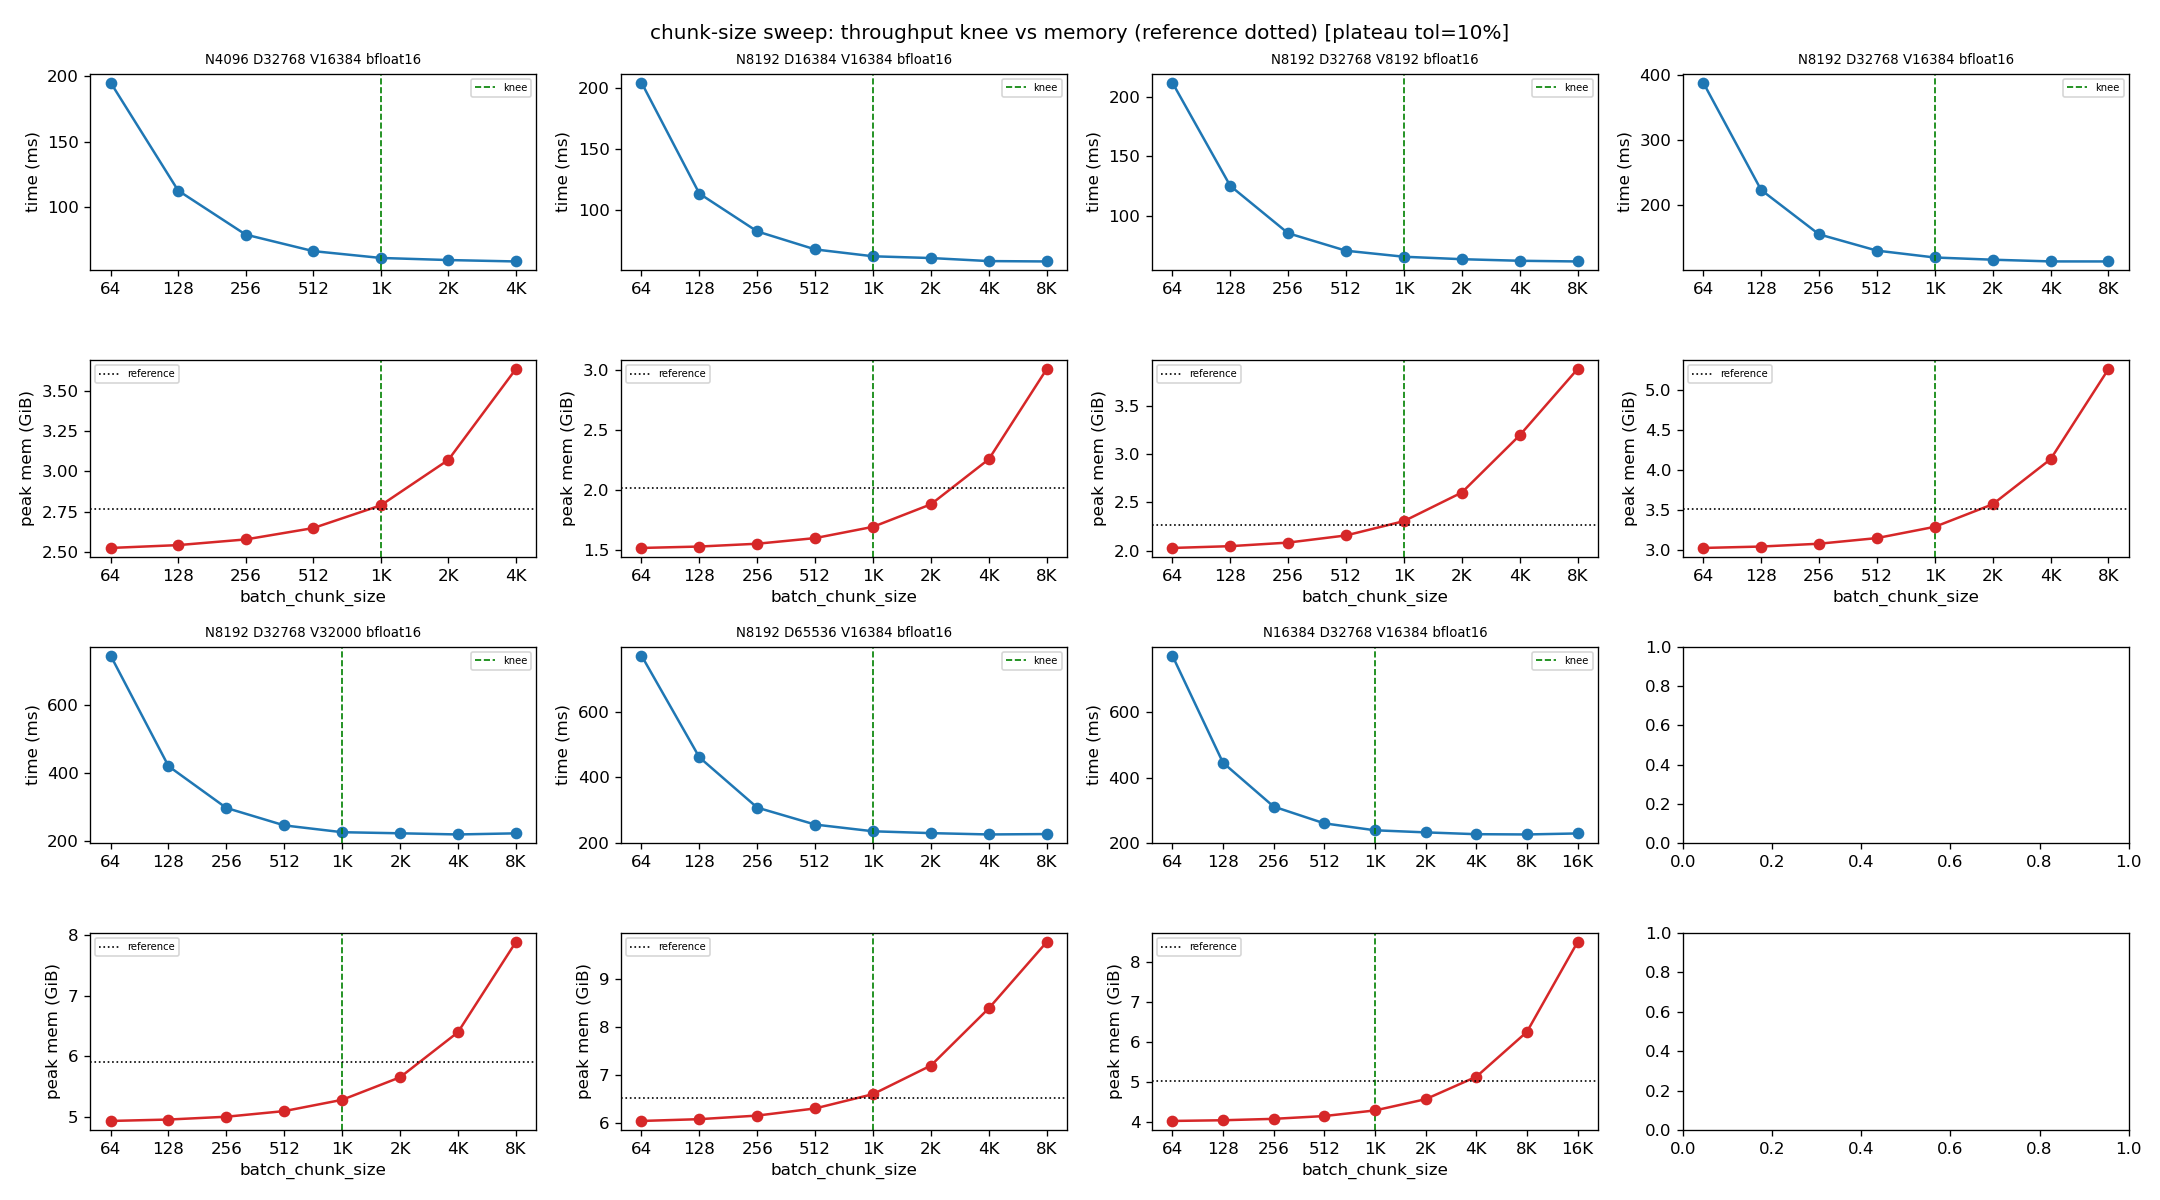

Write the Python code that produced this figure.
"""Independent chunk-size sweep: find the throughput-optimal batch_chunk_size
in the budget regime (in_features >= num_classes), decoupled from the budget
heuristic and the ghstack.

Motivation: aspect_ratio is a throughput heuristic (from liger) proven only in
its validated regime (num_classes >> in_features). Above the crossing we are
out of that range with no proven heuristic. This sweep determines the chunk
size by the SAME criterion aspect_ratio optimizes -- throughput -- measured
empirically, accepting the upfront benchmarking cost.

It sweeps EXPLICIT batch_chunk_size (chunking_method=None, the landed #187219
API), so it runs on any build with the chunked op and never references the
budget code. For each (num_tokens, in_features, num_classes) point above the
crossing it sweeps B over powers of two, measuring fwd+bwd median time and peak
memory in an isolated subprocess, plus a full-materialization reference row.

The analysis extracts B_knee = the smallest B on the throughput plateau (within
--tol of the best time): the throughput-optimal chunk size. It then CHECKS (does
not enforce) that B_knee's peak memory stays at or below the reference, so the
resulting heuristic restricts memory growth over reference without being
parameterized by it.

Usage:
    python chunk_size_sweep.py --out sweep_chunk.csv               # measure
    python chunk_size_sweep.py --out sweep_chunk.csv --analyze     # knee + plots
    python chunk_size_sweep.py --out sweep_chunk.csv --smoke       # tiny local set
"""
from __future__ import annotations

import argparse
import csv
import json
import math
import os
import subprocess
import sys
import time
from collections import defaultdict
from pathlib import Path
from typing import Optional

import torch

from lce_benchmark import (
    native_stage_env,
    _CUDAPeakMonitor,
    _chunked_forward_backward,
    _reference_forward_backward,
)
from lce_benchmark_sweep import _apply_log_xticks, _local_device_slug

_THIS_DIR = Path(__file__).resolve().parent

# Budget regime: in_features >= num_classes (above the crossing). The grid
# spans 1x..4x crossing so the knee can be tracked as D pulls away from V.
DEFAULT_GRID = {
    "num_tokens": [4096, 8192, 16384],
    "in_features": [16384, 32768, 65536],
    "num_classes": [8192, 16384, 32000],
}
DEFAULT_FIXED = {"num_tokens": 8192, "in_features": 32768, "num_classes": 16384}

# LLM region (num_classes >> in_features): real vocab heads, with N pushed up to
# the extreme-batch tail where the cap could begin to engage.
LLM_GRID = {
    "num_tokens": [8192, 16384, 32768, 65536, 131072],
    "in_features": [2048, 4096],
    "num_classes": [50257, 128256, 256000],
}
LLM_FIXED = {"num_tokens": 32768, "in_features": 4096, "num_classes": 128256}

SMOKE_GRID = {
    "num_tokens": [512, 1024],
    "in_features": [2048, 4096],
    "num_classes": [1024, 2048],
}
SMOKE_FIXED = {"num_tokens": 512, "in_features": 4096, "num_classes": 1024}

_DTYPE_MAP = {"float16": torch.float16, "bfloat16": torch.bfloat16, "float32": torch.float32}


def _chunk_sizes(num_tokens: int, grid: str = "pow2", tile: int = 256) -> list[int]:
    """Chunk sizes to sweep up to and including num_tokens (single chunk).

    grid="pow2" (default): powers of two from 64. grid="tile": multiples of
    `tile` -- includes non-power-of-two sizes (e.g. 1536, 1792) to check whether
    the throughput plateau has power-of-two-specific cliffs, i.e. whether
    tile-alignment (not pow2) is sufficient for the shipped floor_tile rounding.
    """
    if grid == "tile":
        sizes = list(range(tile, num_tokens, tile))
        if num_tokens not in sizes:
            sizes.append(num_tokens)
        return sizes
    sizes = []
    b = 64
    while b < num_tokens:
        sizes.append(b)
        b *= 2
    sizes.append(num_tokens)
    return sizes


# ---------------------------------------------------------------------------
# Worker: one (shape, B) point in an isolated subprocess
# ---------------------------------------------------------------------------

def _make_inputs(N: int, D: int, V: int, dtype, device):
    input = torch.randn(N, D, dtype=dtype, device=device, requires_grad=True)
    linear_weight = (
        torch.randn(V, D, dtype=dtype, device=device) * (1.0 / (D ** 0.5))
    ).detach().requires_grad_(True)
    target = torch.randint(0, V, (N,), device=device)
    return input, linear_weight, target


def _make_call(payload: dict, input, linear_weight, target):
    reduction = payload["reduction"]
    if payload["mode"] == "reference":
        return lambda: _reference_forward_backward(input, linear_weight, target, reduction)
    if payload["mode"] == "liger":
        from lce_benchmark import _liger_callable
        liger = _liger_callable()
        if liger is None:
            raise RuntimeError("liger not installed")

        def _liger_call():
            out = liger(input, linear_weight, target, None, reduction=reduction)
            loss = out[0] if isinstance(out, tuple) else out
            loss.backward()
            return loss
        return _liger_call
    from torch.nn import LinearCrossEntropyOptions

    # chunking_method=None disables the heuristic and uses our explicit B,
    # so this never exercises the budget/auto resolution code.
    options = LinearCrossEntropyOptions(
        acc_policy=payload["acc_policy"],
        chunking_method=None,
        batch_chunk_size=payload["batch_chunk_size"],
        acc_dtype=torch.float32,
    )
    return lambda: _chunked_forward_backward(input, linear_weight, target, reduction, options)


def _worker(payload: dict) -> None:
    torch.manual_seed(payload["seed"])
    dtype = _DTYPE_MAP[payload["dtype"]]
    device_type = payload["device_type"]
    device = torch.device("cuda") if device_type == "cuda" else torch.device("cpu")
    N, D, V = payload["num_tokens"], payload["in_features"], payload["num_classes"]

    input, linear_weight, target = _make_inputs(N, D, V, dtype, device)
    call = _make_call(payload, input, linear_weight, target)

    def _clear():
        for t in (input, linear_weight):
            t.grad = None

    for _ in range(payload["warmup"]):
        _clear()
        call()
        if device_type == "cuda":
            torch.cuda.synchronize()

    memory_peak_bytes = 0
    times_ms: list[float] = []
    err: Optional[str] = None
    try:
        if device_type == "cuda":
            _clear()
            with _CUDAPeakMonitor() as mem:
                call()
            memory_peak_bytes = mem.peak_bytes
            events = []
            for _ in range(payload["iters"]):
                _clear()
                s = torch.cuda.Event(enable_timing=True)
                e = torch.cuda.Event(enable_timing=True)
                s.record()
                call()
                e.record()
                events.append((s, e))
            torch.cuda.synchronize()
            times_ms = [s.elapsed_time(e) for s, e in events]
        else:
            for _ in range(payload["iters"]):
                _clear()
                t0 = time.perf_counter()
                call()
                times_ms.append(1000.0 * (time.perf_counter() - t0))
    except torch.OutOfMemoryError as e:
        err = f"OOM: {e}"
        if device_type == "cuda":
            torch.cuda.empty_cache()

    times_ms.sort()
    median = times_ms[len(times_ms) // 2] if times_ms else float("nan")
    out = {
        "num_tokens": N,
        "in_features": D,
        "num_classes": V,
        "dtype": payload["dtype"],
        "mode": payload["mode"],
        "native_stage": payload["native_stage"],
        "batch_chunk_size": payload["batch_chunk_size"],
        "acc_policy": payload["acc_policy"],
        "time_ms": median,
        "memory_peak_bytes": memory_peak_bytes if memory_peak_bytes else float("nan"),
    }
    if err:
        out["error"] = err
    print(json.dumps(out))


def _run_point(payload: dict) -> dict:
    proc = subprocess.run(
        [sys.executable, __file__, "--worker", json.dumps(payload)],
        capture_output=True,
        text=True,
        env=native_stage_env(os.environ, payload["native_stage"]),
    )
    ident = {k: payload[k] for k in (
        "num_tokens", "in_features", "num_classes", "dtype", "mode", "native_stage",
        "batch_chunk_size", "acc_policy",
    )}
    if proc.returncode != 0:
        return {**ident, "error": (proc.stderr or proc.stdout).strip()[-400:] or "failed"}
    try:
        return {**ident, **json.loads(proc.stdout.strip().splitlines()[-1])}
    except Exception as e:
        return {**ident, "error": f"parse failed: {e!r}"}


# ---------------------------------------------------------------------------
# Profile: per-aten-op CUDA self-time, bucketed (GEMM vs softmax/elementwise)
# ---------------------------------------------------------------------------

def _bucket(name: str) -> str:
    low = name.lower()
    if any(g in low for g in ("::mm", "::addmm", "::bmm")):
        return "GEMM"
    if "index" in low or "gather" in low or "scatter" in low:
        return "gather/scatter"
    return "elementwise/reduction"


def _profile_worker(payload: dict) -> None:
    from torch.profiler import ProfilerActivity, profile

    torch.manual_seed(payload["seed"])
    dtype = _DTYPE_MAP[payload["dtype"]]
    device = torch.device("cuda")
    N, D, V = payload["num_tokens"], payload["in_features"], payload["num_classes"]
    input, linear_weight, target = _make_inputs(N, D, V, dtype, device)
    call = _make_call(payload, input, linear_weight, target)

    def _clear():
        for t in (input, linear_weight):
            t.grad = None

    for _ in range(payload["warmup"]):
        _clear()
        call()
        torch.cuda.synchronize()

    _clear()
    with profile(activities=[ProfilerActivity.CPU, ProfilerActivity.CUDA]) as prof:
        for _ in range(payload["iters"]):
            _clear()
            call()
        torch.cuda.synchronize()

    def dev_us(e) -> float:
        # microseconds; newer torch renames self_cuda_time_total -> self_device_time_total
        return float(getattr(e, "self_device_time_total", 0) or getattr(e, "self_cuda_time_total", 0) or 0)

    buckets: dict[str, float] = defaultdict(float)
    rows = []
    total = 0.0
    for e in prof.key_averages():
        # Sum CUDA self-time over aten ops only: 'self' excludes children, so
        # summing over the aten layer is the total GPU time with no double count
        # (kernel-name rows would double-count the same time).
        if not e.key.startswith("aten::"):
            continue
        t = dev_us(e)
        if t <= 0:
            continue
        b = _bucket(e.key)
        buckets[b] += t
        total += t
        rows.append((t, e.key, b))

    print(f"shape N{N} D{D} V{V} {payload['dtype']} B={payload['batch_chunk_size']} "
          f"policy={payload['acc_policy']} mode={payload['mode']}  ({payload['iters']} iters)")
    if total <= 0:
        print("no CUDA self-time captured (is this a CUDA build?)")
        return
    print(f"total CUDA self-time over aten ops: {total / 1000:.2f} ms\n")
    print("bucket breakdown:")
    for b, t in sorted(buckets.items(), key=lambda kv: -kv[1]):
        print(f"  {b:>24}: {t / 1000:>9.3f} ms  {100 * t / total:>5.1f}%")
    print("\ntop aten ops by CUDA self-time:")
    for t, name, b in sorted(rows, reverse=True)[:12]:
        print(f"  {name:>26} [{b:>12}]: {t / 1000:>9.3f} ms  {100 * t / total:>5.1f}%")


def run_profile(args) -> int:
    if not torch.cuda.is_available():
        print("profile mode needs CUDA", file=sys.stderr)
        return 1
    N, D, V = args.profile_shape
    payload = {
        "num_tokens": N, "in_features": D, "num_classes": V,
        "dtype": args.dtypes[0], "device_type": "cuda", "reduction": args.reduction,
        "acc_policy": args.acc_policy, "warmup": args.warmup, "iters": args.iters,
        "seed": args.seed, "mode": "chunked", "batch_chunk_size": args.profile_b,
    }
    proc = subprocess.run(
        [sys.executable, __file__, "--profile-worker", json.dumps(payload)],
        text=True,
    )
    return proc.returncode


# ---------------------------------------------------------------------------
# Measure driver
# ---------------------------------------------------------------------------

_KEYS = [
    "device", "sm_count", "total_mem_bytes", "num_tokens", "in_features", "num_classes",
    "dtype", "mode", "native_stage", "batch_chunk_size", "acc_policy", "time_ms",
    "memory_peak_bytes", "error",
]

# Best-effort SM counts for the per-SM portability check; correct/extend as
# needed (matched by substring against the device slug, uppercased).
SM_COUNTS = {
    "A100": 108,
    "H100": 132,
    "H200": 132,
    "B200": 148,
    "B300": 148,
}


def _sm_count(device: str) -> Optional[int]:
    up = device.upper()
    for key, sm in SM_COUNTS.items():
        if key in up:
            return sm
    return None


def _points(grid: dict, fixed: dict) -> list[dict]:
    """One swept axis at a time at the fixed defaults of the other two."""
    seen = set()
    pts = []
    for axis, values in grid.items():
        for v in values:
            p = dict(fixed)
            p[axis] = v
            key = (p["num_tokens"], p["in_features"], p["num_classes"])
            if key in seen:
                continue
            seen.add(key)
            pts.append(p)
    return pts


def measure(args) -> int:
    device_type = "cuda" if torch.cuda.is_available() else "cpu"
    tag = args.device_tag or _local_device_slug()[1]
    # Actual SM count + total VRAM from the hardware -- authoritative. total_mem
    # lets the analysis flag OOM headroom (peak vs available) on memory-
    # constrained cards, where the k*SM chunk may not fit.
    sm = torch.cuda.get_device_properties(0).multi_processor_count if device_type == "cuda" else 0
    total_mem = torch.cuda.get_device_properties(0).total_memory if device_type == "cuda" else 0
    # Copies: the override below writes into them.
    if args.smoke:
        grid, fixed = dict(SMOKE_GRID), dict(SMOKE_FIXED)
    elif args.regime == "llm":
        grid, fixed = dict(LLM_GRID), dict(LLM_FIXED)
    else:
        grid, fixed = dict(DEFAULT_GRID), dict(DEFAULT_FIXED)
    # A CLI axis override updates the swept values AND the fixed default for
    # that axis, so passing a single value per axis names exactly one point
    # (same rule as lce_benchmark_sweep.py).
    for key, override in (
        ("num_tokens", args.num_tokens),
        ("in_features", args.in_features),
        ("num_classes", args.num_classes),
    ):
        if override:
            grid[key] = override
            if fixed[key] not in override:
                fixed[key] = sorted(override)[len(override) // 2]

    out = Path(args.out)
    existing = set()
    if out.exists() and not args.force:
        with open(out) as f:
            for r in csv.DictReader(f):
                existing.add((
                    r.get("device", ""),
                    int(r["num_tokens"]), int(r["in_features"]), int(r["num_classes"]),
                    r["dtype"], r["mode"], r.get("native_stage") or "off",
                    r["batch_chunk_size"],
                ))

    write_header = not out.exists() or args.force
    mode = "w" if args.force else "a"
    with open(out, mode, newline="") as f:
        w = csv.DictWriter(f, fieldnames=_KEYS, extrasaction="ignore")
        if write_header:
            w.writeheader()
        for dtype in args.dtypes:
            for p in _points(grid, fixed):
                N = p["num_tokens"]
                jobs = [{"mode": "reference", "batch_chunk_size": 0,
                         "native_stage": "off"}]
                if args.liger:
                    jobs.append({"mode": "liger", "batch_chunk_size": 0,
                                 "native_stage": "off"})
                jobs += [{"mode": "chunked", "batch_chunk_size": b,
                          "native_stage": stage}
                         for stage in args.native_stages
                         for b in _chunk_sizes(N, args.chunk_grid, args.tile)]
                for job in jobs:
                    payload = {
                        **p, "dtype": dtype, "device_type": device_type,
                        "reduction": args.reduction, "acc_policy": args.acc_policy,
                        "warmup": args.warmup, "iters": args.iters, "seed": args.seed,
                        **job,
                    }
                    key = (tag, N, p["in_features"], p["num_classes"], dtype,
                           job["mode"], job["native_stage"],
                           str(job["batch_chunk_size"]))
                    if key in existing:
                        continue
                    row = _run_point(payload)
                    row["device"] = tag
                    row["sm_count"] = sm
                    row["total_mem_bytes"] = total_mem
                    w.writerow(row)
                    f.flush()
                    blabel = ("ref" if job["mode"] == "reference"
                              else f"B={job['batch_chunk_size']}"
                                   f" [{job['native_stage']}]")
                    t = row.get("time_ms", float("nan"))
                    print(f"  N{N} D{p['in_features']} V{p['num_classes']} {dtype} {blabel}: "
                          f"{t:.2f} ms" + (f"  [{row['error'][:60]}]" if row.get("error") else ""))
    return 0


# ---------------------------------------------------------------------------
# Analyze: throughput knee + memory-vs-reference check + plots
# ---------------------------------------------------------------------------

def _load(out: Path) -> list[dict]:
    rows = []
    with open(out) as f:
        for r in csv.DictReader(f):
            r["device"] = r.get("device") or "unknown"
            r["native_stage"] = r.get("native_stage") or "off"
            try:
                r["sm_count"] = int(r.get("sm_count") or 0)
            except ValueError:
                r["sm_count"] = 0
            try:
                r["total_mem_bytes"] = int(r.get("total_mem_bytes") or 0)
            except ValueError:
                r["total_mem_bytes"] = 0
            for k in ("num_tokens", "in_features", "num_classes"):
                r[k] = int(r[k])
            r["batch_chunk_size"] = int(r["batch_chunk_size"])
            for k in ("time_ms", "memory_peak_bytes"):
                try:
                    r[k] = float(r[k])
                except (TypeError, ValueError):
                    r[k] = float("nan")
            rows.append(r)
    return rows


def _knee(chunked: list[dict], tol: float) -> Optional[dict]:
    """Smallest-B row whose time is within (1+tol) of the best time."""
    valid = [r for r in chunked if r["time_ms"] == r["time_ms"]]
    if not valid:
        return None
    best = min(r["time_ms"] for r in valid)
    onplateau = [r for r in valid if r["time_ms"] <= best * (1 + tol)]
    return min(onplateau, key=lambda r: r["batch_chunk_size"])


def _fit_heuristics(summary: list[dict]) -> None:
    """Fit B_knee to candidate closed forms per dtype and rank by misfit.

    Each model is B_knee = c * f(N,D,V); c is the geometric mean of the ratio
    B_knee/f (least squares in log space, the natural metric for a B sampled on
    a power-of-two grid). The headline metric is log2 RMSE -- the RMS number of
    octaves the model misses by -- since a real heuristic would snap to a
    power of two anyway.
    """
    models = [
        ("const", lambda s: 1.0),
        ("N", lambda s: s["N"]),
        ("V", lambda s: s["V"]),
        ("D", lambda s: s["D"]),
        ("N*V/D", lambda s: s["N"] * s["V"] / s["D"]),
    ]
    by_group: dict[tuple, list[dict]] = defaultdict(list)
    for s in summary:
        by_group[(s["dtype"], s["device"])].append(s)
    # Prefer the hardware-stamped SM count; fall back to the table for older
    # CSVs that predate the sm_count column.
    sm_by_device = {s["device"]: s["sm_count"] for s in summary if s.get("sm_count")}
    const_by_device: dict[str, float] = {}
    for (dt, dev), pts in sorted(by_group.items()):
        if len(pts) < 2:
            continue
        print(f"\nHeuristic fit (dtype={dt}, device={dev}, {len(pts)} shapes), "
              "B_knee = c * f(N,D,V):")
        print(f"  {'model':>10} {'c':>12} {'log2 RMSE':>10} {'rel RMSE':>9}  (lower is better)")
        results = []
        for name, f in models:
            logc = sum(math.log(s["B_knee"] / f(s)) for s in pts) / len(pts)
            c = math.exp(logc)
            log2err = [math.log2(c * f(s) / s["B_knee"]) for s in pts]
            l2 = (sum(e * e for e in log2err) / len(log2err)) ** 0.5
            rel = [(c * f(s) - s["B_knee"]) / s["B_knee"] for s in pts]
            relrmse = (sum(e * e for e in rel) / len(rel)) ** 0.5
            results.append((l2, name, c, relrmse))
        results.sort()
        for l2, name, c, relrmse in results:
            print(f"  {name:>10} {c:>12.4g} {l2:>10.3f} {relrmse:>9.3f}")
            # Always record the constant model so the per-SM portability check
            # below can run, even when 'const' is not this device's top fit.
            if name == "const":
                const_by_device[dev] = c
        l2, name, c, _ = results[0]
        print(f"  -> best: B_knee ~= {c:.4g} * {name}  "
              f"(log2 RMSE {l2:.3f} = within ~{2 ** l2:.2f}x)")
        print("  log2 RMSE below ~0.5 => the model lands within one power-of-two "
              "sweep step of the measured knee.")

    # Cross-device portability: is the constant invariant, or invariant per SM?
    if len(const_by_device) >= 2:
        print("\nCross-device constant (is the saturation B portable?):")
        print(f"  {'device':>28} {'const B':>9} {'SM':>5} {'B/SM':>8}")
        for dev, c in sorted(const_by_device.items()):
            sm = sm_by_device.get(dev) or _sm_count(dev)
            bsm = f"{c / sm:>8.2f}" if sm else f"{'?':>8}"
            print(f"  {dev:>28} {c:>9.4g} {(sm if sm else '?'):>5} {bsm}")
        print("  If 'const B' differs across devices but 'B/SM' is ~flat, the "
              "portable heuristic is B = (B/SM) * SM_count.")


def _knee_line(args, N, D, V, dt, dev, stage, chunked, rec, summary) -> None:
    """One knee row for a (shape, stage): B_knee, its time, and whether its
    peak stays at or below the full-materialization reference."""
    gib = 1024 ** 3
    knee = _knee(chunked, args.tol)
    if knee is None:
        return
    valid = [r["time_ms"] for r in chunked if r["time_ms"] == r["time_ms"]]
    t_best = min(valid)
    ref = rec.get("ref", {})
    mem_knee = knee["memory_peak_bytes"] / gib
    mem_ref = ref.get("memory_peak_bytes", float("nan")) / gib
    ok = "yes" if mem_knee <= mem_ref else "NO"
    total_gb = knee.get("total_mem_bytes", 0) / gib
    vram = f"{100 * mem_knee / total_gb:>5.0f}%" if total_gb else f"{'?':>6}"
    print(f"{N:>6} {D:>7} {V:>7} {dt:>4} {stage[:18]:>18} | {knee['batch_chunk_size']:>7} "
          f"{knee['batch_chunk_size']/N:>6.3f} {knee['time_ms']:>8.2f} {t_best:>8.2f} | "
          f"{mem_knee:>9.3f} {mem_ref:>9.3f} {ok:>7} {vram:>6}")
    summary.append({
        "N": N, "D": D, "V": V, "dtype": dt, "device": dev, "native_stage": stage,
        "sm_count": knee.get("sm_count", 0),
        "B_knee": knee["batch_chunk_size"], "mem_knee": mem_knee, "mem_ref": mem_ref,
    })


def analyze(args) -> int:
    paths = [Path(p) for p in (args.inputs or [args.out])]
    rows: list[dict] = []
    for p in paths:
        rows += _load(p)
    by_shape: dict[tuple, dict] = defaultdict(dict)
    for r in rows:
        shape = (r["num_tokens"], r["in_features"], r["num_classes"], r["dtype"], r["device"])
        if r["mode"] == "reference":
            by_shape[shape]["ref"] = r
        else:
            by_shape[shape].setdefault("chunked", {}).setdefault(
                r["native_stage"], []
            ).append(r)

    gib = 1024 ** 3
    print(f"\nThroughput knee (within {args.tol:.0%} of best time), per shape:")
    print(f"{'N':>6} {'D':>7} {'V':>7} {'dt':>4} {'stage':>18} | {'B_knee':>7} {'B/N':>6} "
          f"{'t_knee':>8} {'t_best':>8} | {'mem_knee':>9} {'mem_ref':>9} {'<=ref?':>7} {'%vram':>6}")
    summary = []
    for shape in sorted(by_shape):
        N, D, V, dt, dev = shape
        rec = by_shape[shape]
        for stage, chunked in sorted(rec.get("chunked", {}).items()):
            _knee_line(args, N, D, V, dt, dev, stage, chunked, rec, summary)

    if summary:

        knees = [s["B_knee"] for s in summary]
        print(f"\nB_knee: min={min(knees)} max={max(knees)} "
              f"median={sorted(knees)[len(knees)//2]}")
        print("If B_knee is ~flat across shapes, a near-constant chunk size is the "
              "throughput heuristic; a clear slope means it scales with that axis.")
        _fit_heuristics(summary)

    if not args.no_plot:
        _plot(by_shape, paths[0], args.tol)
    return 0


def _plot(by_shape: dict, out: Path, tol: float) -> None:
    try:
        import matplotlib
        matplotlib.use("Agg")
        import matplotlib.pyplot as plt
    except Exception as e:
        print(f"matplotlib unavailable: {e}", file=sys.stderr)
        return

    gib = 1024 ** 3
    shapes = sorted(by_shape)
    ncols = min(len(shapes), 4)
    nrows = math.ceil(len(shapes) / ncols)
    fig, axes = plt.subplots(2 * nrows, ncols, figsize=(4.5 * ncols, 5 * nrows), squeeze=False)
    for i, shape in enumerate(shapes):
        N, D, V, dt, dev = shape
        rec = by_shape[shape]
        by_stage = rec.get("chunked", {})
        if not by_stage:
            continue
        ref = rec.get("ref", {})
        mem_ref = ref.get("memory_peak_bytes", float("nan")) / gib

        rax = (i // ncols) * 2
        cax = i % ncols
        ax_t = axes[rax][cax]
        ax_m = axes[rax + 1][cax]
        bs = []
        for stage, rows_s in sorted(by_stage.items()):
            rows_s = sorted(rows_s, key=lambda r: r["batch_chunk_size"])
            b = [r["batch_chunk_size"] for r in rows_s]
            bs = b if len(b) > len(bs) else bs
            line, = ax_t.plot(b, [r["time_ms"] for r in rows_s], marker="o", label=stage)
            ax_m.plot(b, [r["memory_peak_bytes"] / gib for r in rows_s], marker="o",
                      color=line.get_color(), label=stage)
            knee = _knee(rows_s, tol)
            if knee is not None:
                for ax in (ax_t, ax_m):
                    ax.axvline(knee["batch_chunk_size"], color=line.get_color(),
                               ls="--", lw=1)
        ax_t.set_title(f"N{N} D{D} V{V} {dt}\n{dev[:24]}", fontsize=7)
        ax_t.set_ylabel("time (ms)")
        ax_t.set_xscale("log")
        _apply_log_xticks(ax_t, bs)
        ax_t.legend(fontsize=6)
        if mem_ref == mem_ref:
            ax_m.axhline(mem_ref, color="black", ls=":", lw=1, label="reference")
        ax_m.set_ylabel("peak mem (GiB)")
        ax_m.set_xlabel("batch_chunk_size")
        ax_m.set_xscale("log")
        _apply_log_xticks(ax_m, bs)
        ax_m.legend(fontsize=6)

    fig.suptitle(f"chunk-size sweep: throughput knee vs memory (reference dotted) "
                 f"[plateau tol={tol:.0%}]")
    fig.tight_layout()
    png = out.with_suffix(".png")
    fig.savefig(png, dpi=120)
    print(f"\nwrote {png}")


# ---------------------------------------------------------------------------

def _parse():
    p = argparse.ArgumentParser()
    p.add_argument("--worker", default=None, help="(internal)")
    p.add_argument("--profile-worker", default=None, help="(internal)")
    p.add_argument("--profile", action="store_true",
                   help="profile one fwd+bwd and bucket CUDA self-time by aten op")
    p.add_argument("--profile-shape", nargs=3, type=int, default=[8192, 32768, 16384],
                   metavar=("N", "D", "V"), help="shape to profile (budget regime)")
    p.add_argument("--profile-b", type=int, default=2048, help="batch_chunk_size to profile")
    p.add_argument("--out", default=str(_THIS_DIR / "chunk_size_sweep.csv"))
    p.add_argument("--device-tag", default=None,
                   help="stamp this label into the 'device' column; defaults to the "
                   "auto-detected GPU slug. Lets multiple GPUs share/merge a CSV.")
    p.add_argument("--inputs", nargs="+", default=None,
                   help="(analyze) one or more CSVs to merge and fit together; "
                   "defaults to --out")
    p.add_argument("--dtypes", nargs="+", default=["bfloat16"])
    p.add_argument("--acc-policy", default="compact",
                   help="budget-regime CUDA auto pick is compact; sweep that path")
    p.add_argument("--reduction", default="mean")
    p.add_argument("--num-tokens", nargs="+", type=int, default=None)
    p.add_argument("--in-features", nargs="+", type=int, default=None)
    p.add_argument("--num-classes", nargs="+", type=int, default=None)
    p.add_argument("--warmup", type=int, default=3)
    p.add_argument("--iters", type=int, default=10)
    p.add_argument("--seed", type=int, default=0)
    p.add_argument("--tol", type=float, default=0.03, help="throughput-plateau tolerance")
    p.add_argument("--native-stages", nargs="+", default=["off"],
                   help="torch._native override levels to measure for the chunked "
                        "rows; each becomes its own curve. See "
                        "lce_benchmark.native_stage_env for the level names.")
    p.add_argument("--regime", choices=("budget", "llm"), default="budget",
                   help="budget (in_features>=num_classes, default) or llm (num_classes>>in_features)")
    p.add_argument("--chunk-grid", choices=("pow2", "tile"), default="pow2",
                   help="pow2 (default) or tile (multiples of --tile, incl non-pow2; "
                   "for the tile-alignment / floor_tile follow-up)")
    p.add_argument("--tile", type=int, default=256, help="tile size for --chunk-grid tile")
    p.add_argument("--liger", action="store_true",
                   help="also measure a liger baseline per shape (index targets, CUDA, if installed)")
    p.add_argument("--smoke", action="store_true", help="tiny grid for local validation")
    p.add_argument("--force", action="store_true", help="overwrite CSV instead of resuming")
    p.add_argument("--analyze", action="store_true", help="knee + plots from existing CSV")
    p.add_argument("--no-plot", action="store_true")
    return p.parse_args()


def main() -> int:
    args = _parse()
    if args.worker is not None:
        _worker(json.loads(args.worker))
        return 0
    if args.profile_worker is not None:
        _profile_worker(json.loads(args.profile_worker))
        return 0
    if args.profile:
        return run_profile(args)
    if args.analyze:
        return analyze(args)
    return measure(args)


if __name__ == "__main__":
    sys.exit(main())
